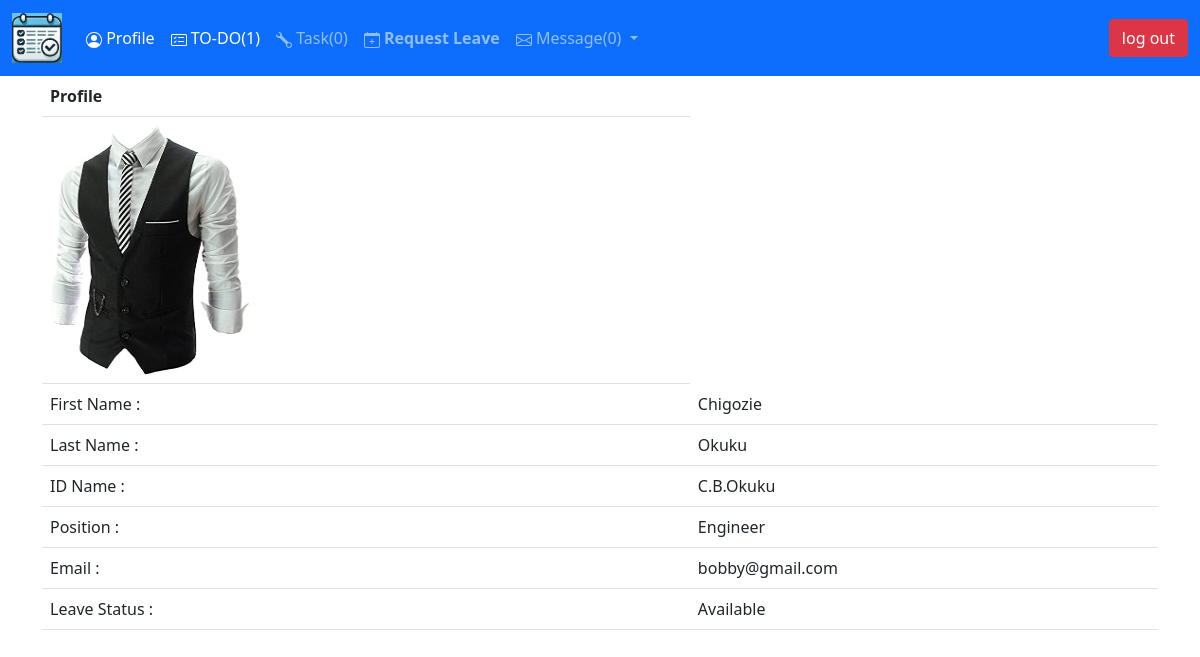
The app's page /staff-profile/None (signed in) with its own data.
### main.py (models this page shows)
class User(db.Model, UserMixin):
    __tablename__ = 'users'
    id = db.Column(db.Integer, primary_key=True)
    email = db.Column(db.String(30), unique=True, nullable=False)
    position = db.Column(db.String(30),  nullable=False)
    privilege = db.Column(db.String(30),  nullable=False)
    first_name = db.Column(db.String(30),  nullable=False)
    middle_name = db.Column(db.String(30))
    last_name = db.Column(db.String(30),  nullable=False)
    id_name = db.Column(db.String(30),  nullable=False)
    picture = db.Column(db.String(30), default='profilepic.png')
    password = db.Column(db.String(30), nullable=False)
    calendar = relationship("Calendar", back_populates='staff', lazy='subquery')
    contract = db.Column(db.String(30), nullable=False)
    pending = db.Column(db.String(30))
    working = db.Column(db.String(30))
    reject = db.Column(db.String(30))
    comment = relationship("Comment", back_populates='author_name', lazy='subquery')

### main.py (the view)
@app.route('/staff-profile/<staff>')
@login_required
def staffprofile(staff):
    last_leave = None
    if staff != 'None':
        staff = db.get_or_404(User, int(staff))
        leave_calculator(staff)
        last_leave = staff.calendar[-1]
    else:
        last_leave = current_user.calendar[-1]
    details = staff_stat(current_user)
    return render_template('/user/profile.html', staff=staff, leave=last_leave, num_mail=mail_counter(), details=details)

### main.py (called while the page is built)
@login_manager.user_loader
def load_user(user_id):
    return db.get_or_404(User, user_id)

def mail_counter():
    messages = db.session.query(Messages).all()
    messages = [message for message in messages if message.receiver == current_user.id_name]
    messages = [message for message in messages if message.read is False]
    return len(messages)

### templates/user/profile.html (shortened to what this page needs)
{% extends 'header.html' %}
{% block content %}
<div class="container">
<table class="table table-hover">
  <tr><th>Profile</th></tr>
        {% if staff == 'None' %}
    <tr>
           <td><img src="{{url_for('static', filename=current_user.picture)}}" alt="Profile Picture" height="250" width="200"></td>
        </tr>
    <tr>
      <td>First Name : </td><td>{{current_user.first_name}}</td>
    </tr>
    <tr>
      <td>Last Name : </td><td>{{current_user.last_name}}</td>
    </tr>
     <tr>
       <td>ID Name : </td><td>{{current_user.id_name}}</td>
     </tr>
      <tr>
        <td>Position : </td><td>{{current_user.position}}</td>
      </tr>
     <tr>
       <td>Email : </td><td>{{current_user.email}}</td>
    </tr>
    {% if leave.status in ('Approved', 'Pending') %}
    <tr>
       <td>Leave Status : </td><td>{{leave.status}}</td>
    </tr>
    <tr>
       <td>Leave Start : </td><td>{{leave.start}}</td>
    </tr>
    <tr>
       <td>Leave Stop : </td><td>{{leave.stop}}</td>
    </tr>
    {% else %}
    <tr>
       <td>Leave Status : </td><td>Available</td>
    </tr>
    {% endif %}
        {% endif %}
</div>
{% endblock %}

### records on screen
User: picture (picture), first_name "Chigozie", last_name "Okuku", id_name "C.B.Okuku", position "Engineer", email "bobby@gmail.com"

### other values on screen
{{ details['pen'][1] }} "1"
{{ details['on'][1] }} "0"
{{ num_mail }} "0"
